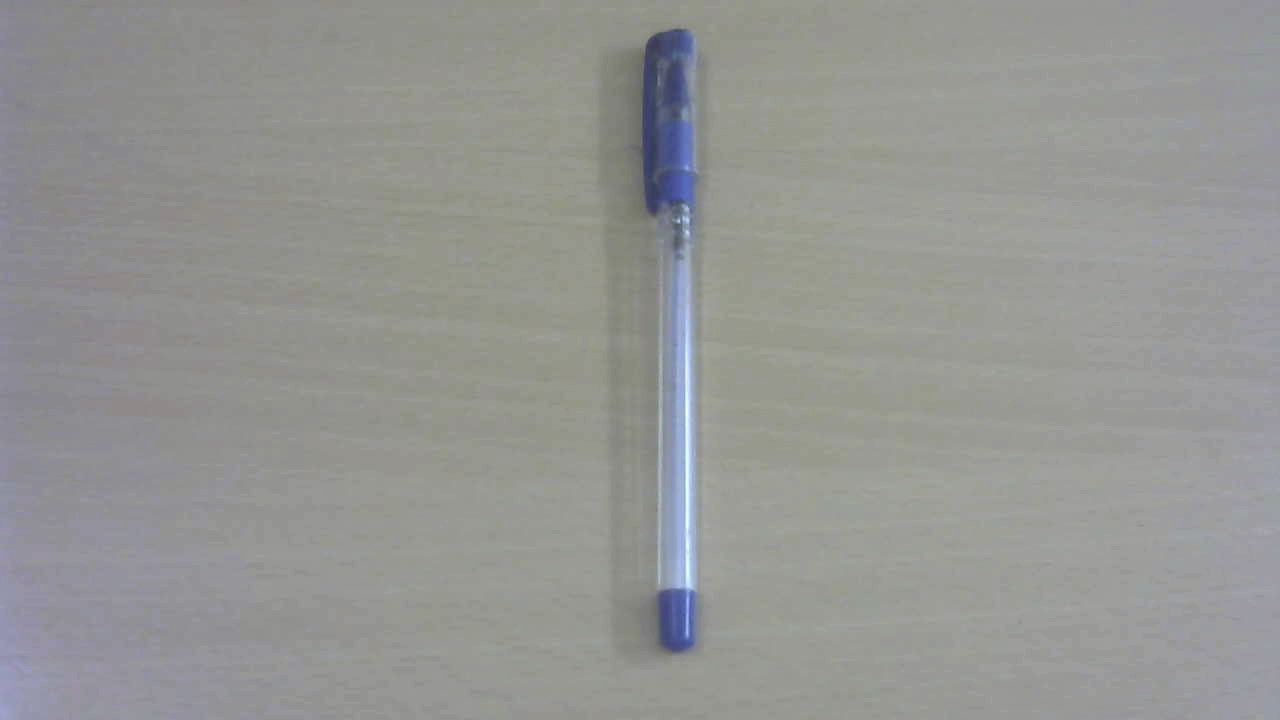
#> input picture Rover2019/Image Processing/Object Recognition/test1.jpg, 1280 x 720 px
$ python obj_rec_1.py
#> lines starting #> are read from the running program, lines starting #| are printed output that depends on the picture
import cv2
import numpy as np

image=cv2.imread('test1.jpg')
#> image is the input picture: shape (720, 1280, 3); mean B, G, R 147.3, 149.7, 148.7
gray=cv2.cvtColor(image,cv2.COLOR_BGR2GRAY)
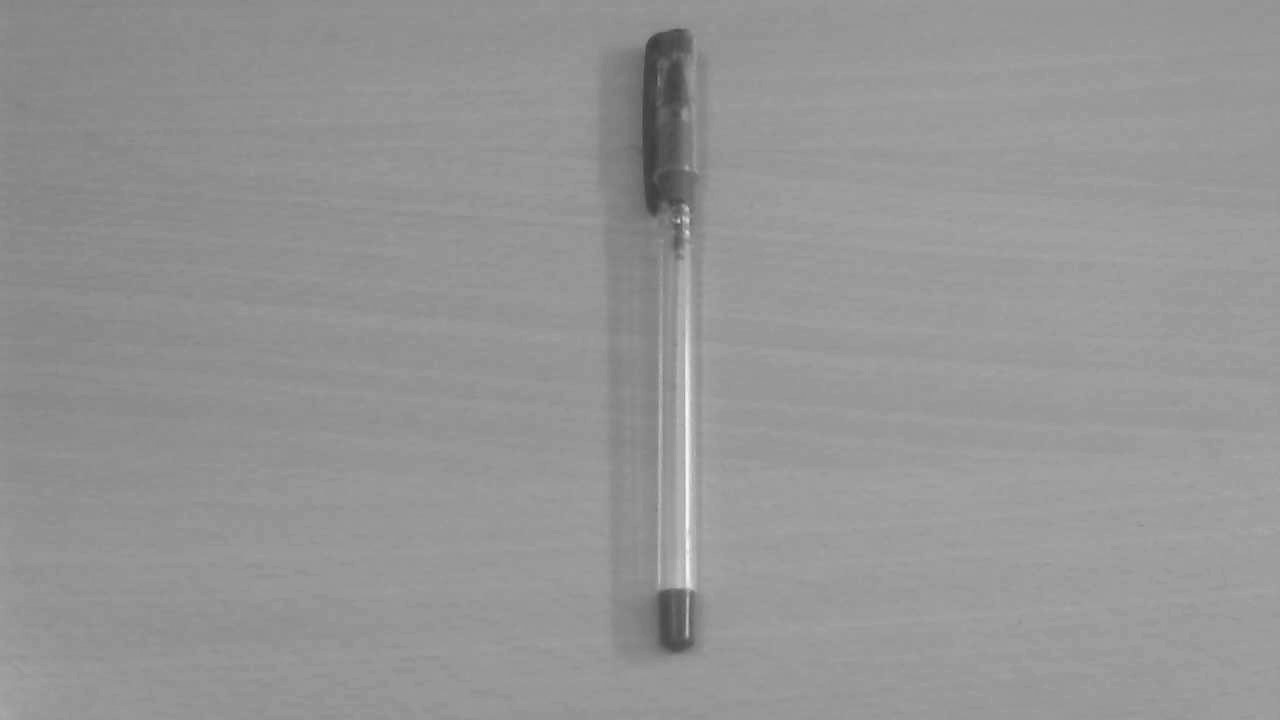
#> gray: shape (720, 1280); min 58, max 248, mean 149.2

orb=cv2.ORB_create(1000)

keypoints=orb.detect(gray,None)
#> keypoints = 111 keypoints; strongest (x, y, size): (678, 221, 31), (678, 220, 44.6), (684, 217, 44.6), (687, 582, 92.6)

keypoints,descriptors=orb.compute(gray,keypoints)
print("keypoints ="+str(len(keypoints)))
#| keypoints =111

imageTest=cv2.drawKeypoints(image,keypoints,flags=cv2.DRAW_MATCHES_FLAGS_DRAW_RICH_KEYPOINTS,outImage=image)
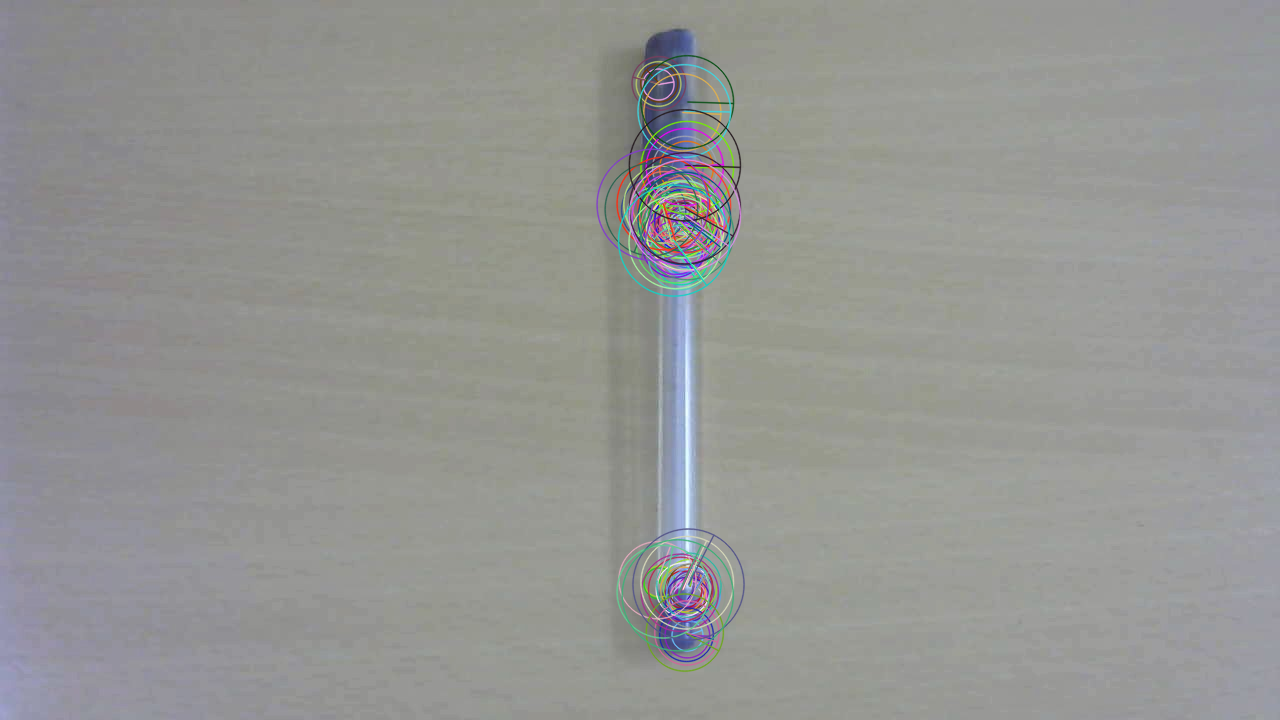
#> imageTest: shape (720, 1280, 3); mean B, G, R 147.1, 149.7, 148.9

cv2.imshow('Feature method : ORB',imageTest)
cv2.waitKey()
cv2.destroyAllWindows()

$ run again, with Rover2019/Image Processing/Object Recognition/test2.jpg copied over Rover2019/Image Processing/Object Recognition/test1.jpg
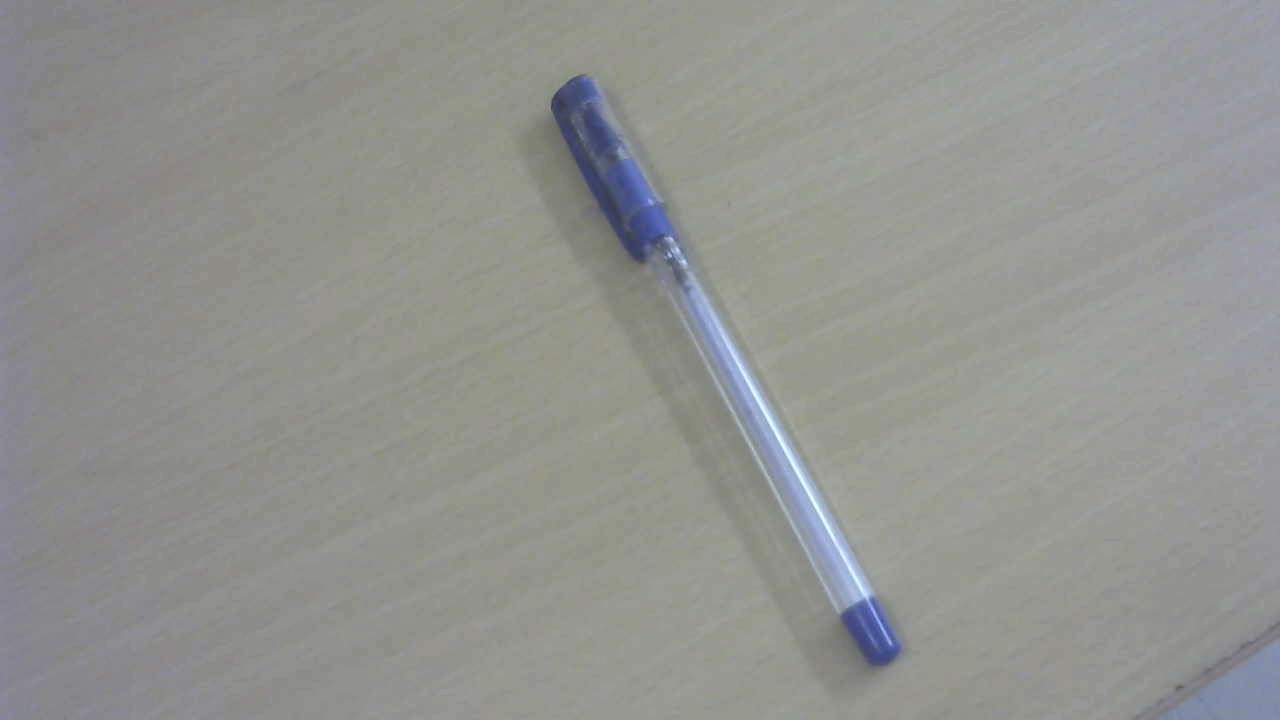
#> input picture Rover2019/Image Processing/Object Recognition/test2.jpg, 1280 x 720 px
#> image is the input picture: shape (720, 1280, 3); mean B, G, R 144.5, 147.6, 146.4
#> `gray=cv2.cvtColor(image,cv2.COLOR_BGR2GRAY)`:
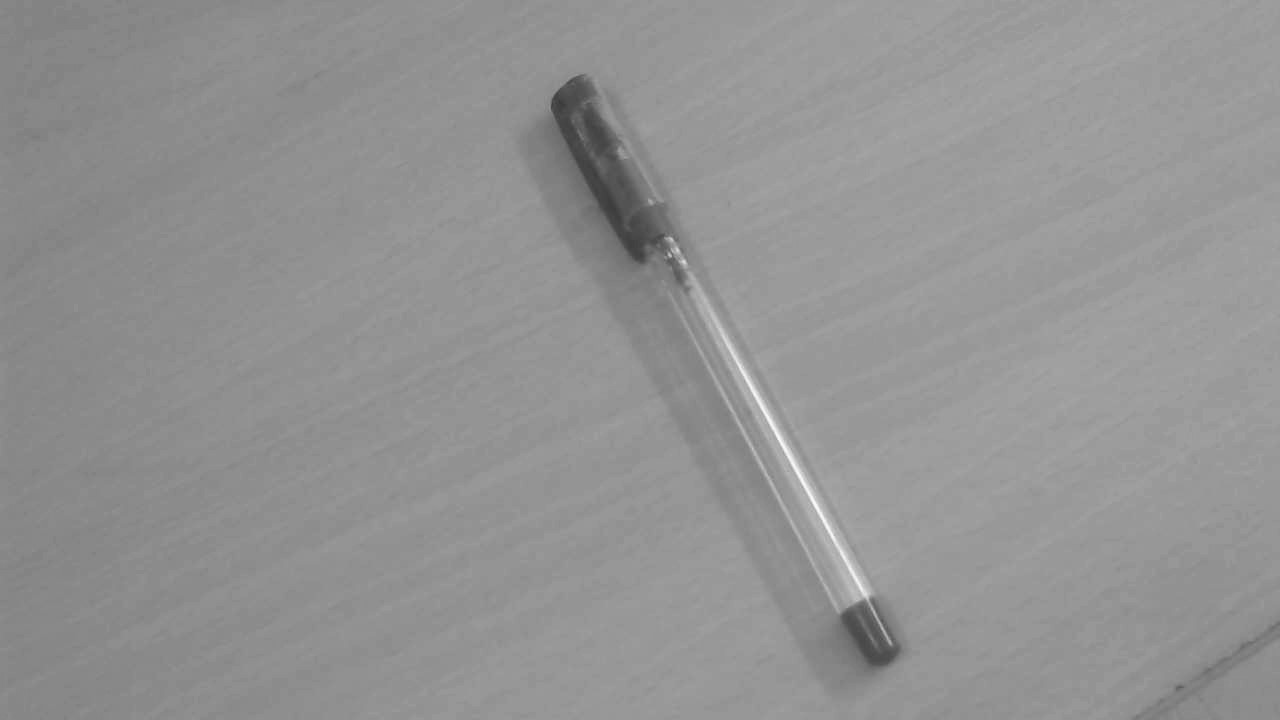
#> gray: shape (720, 1280); min 56, max 250, mean 147
#> keypoints = 154 keypoints; strongest (x, y, size): (670, 254, 37.2), (672, 254, 31), (863, 592, 77.1), (867, 598, 44.6)
#| keypoints =154
#> `imageTest=cv2.drawKeypoints(image,keypoints,flags=cv2.DRAW_MATCHES_FLA..`:
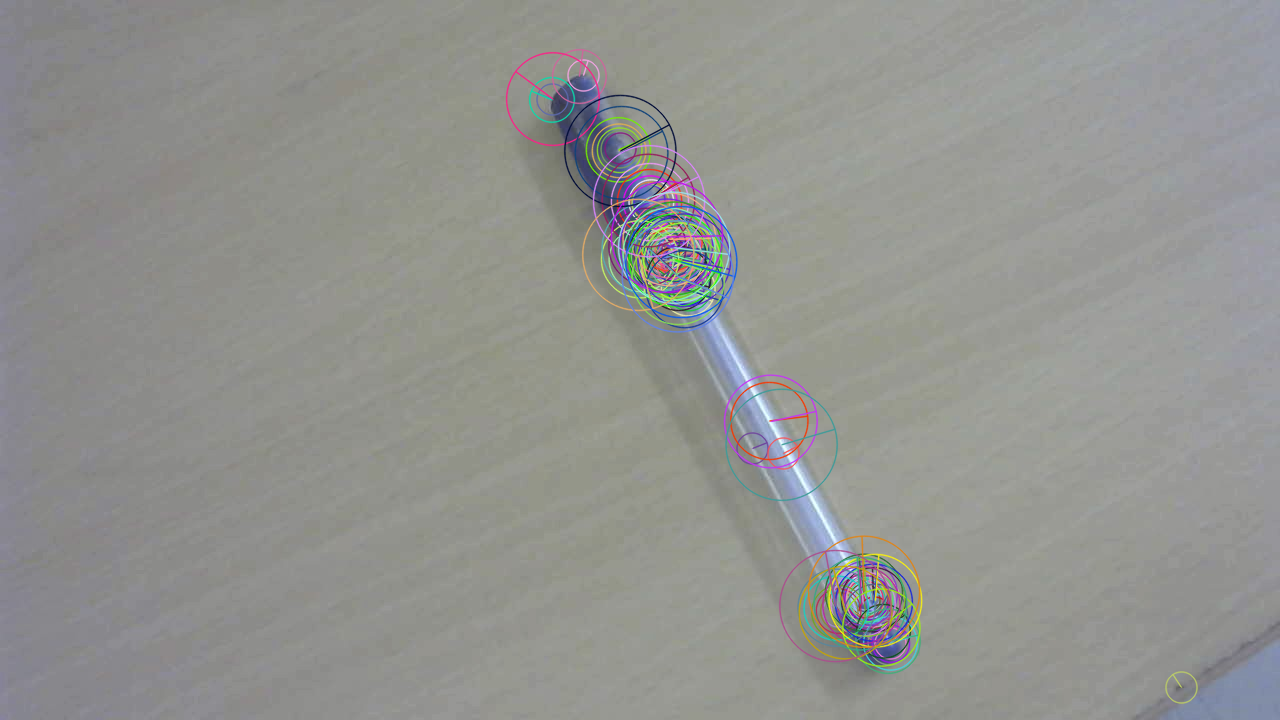
#> imageTest: shape (720, 1280, 3); mean B, G, R 144.1, 147.5, 146.7

$ run again, with Rover2019/Image Processing/Object Recognition/pentemplate2.jpg copied over Rover2019/Image Processing/Object Recognition/test1.jpg
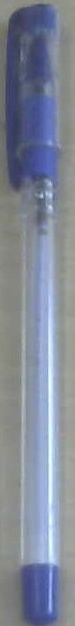
#> input picture Rover2019/Image Processing/Object Recognition/pentemplate2.jpg, 75 x 626 px
#> image is the input picture: shape (626, 75, 3); mean B, G, R 150.9, 135.7, 128.7
#> `gray=cv2.cvtColor(image,cv2.COLOR_BGR2GRAY)`:
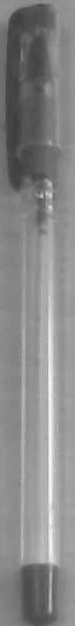
#> gray: shape (626, 75); min 60, max 248, mean 135.3
#> keypoints = 4 keypoints; (x, y, size): (41, 196, 31), (40, 199, 31), (39, 192, 31), (36, 194, 31)
#| keypoints =4

$ run again, with Rover2019/Image Processing/Object Recognition/test3 (1).jpg copied over Rover2019/Image Processing/Object Recognition/test1.jpg
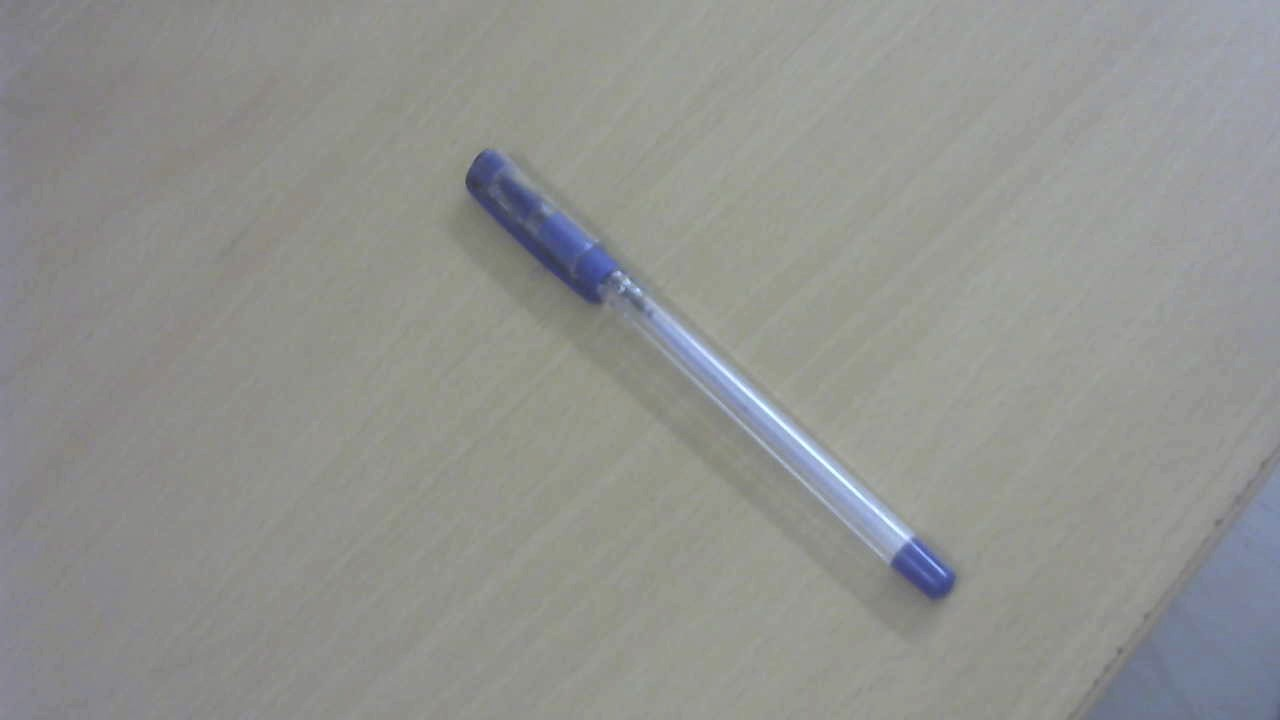
#> input picture Rover2019/Image Processing/Object Recognition/test3 (1).jpg, 1280 x 720 px
#> image is the input picture: shape (720, 1280, 3); mean B, G, R 143.8, 146.8, 145.5
#> `gray=cv2.cvtColor(image,cv2.COLOR_BGR2GRAY)`:
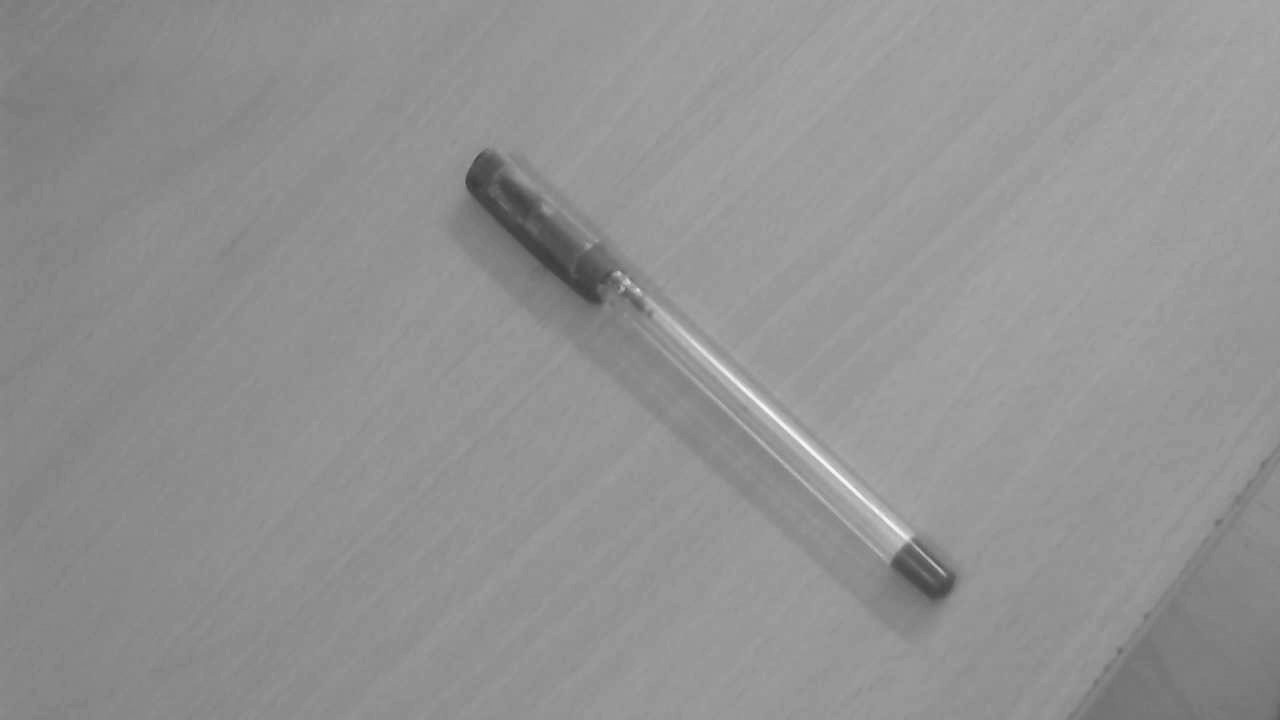
#> gray: shape (720, 1280); min 59, max 251, mean 146.1
#> keypoints = 118 keypoints; strongest (x, y, size): (905, 534, 92.6), (903, 534, 111.1), (904, 535, 64.3), (905, 537, 53.6)
#| keypoints =118
#> `imageTest=cv2.drawKeypoints(image,keypoints,flags=cv2.DRAW_MATCHES_FLA..`:
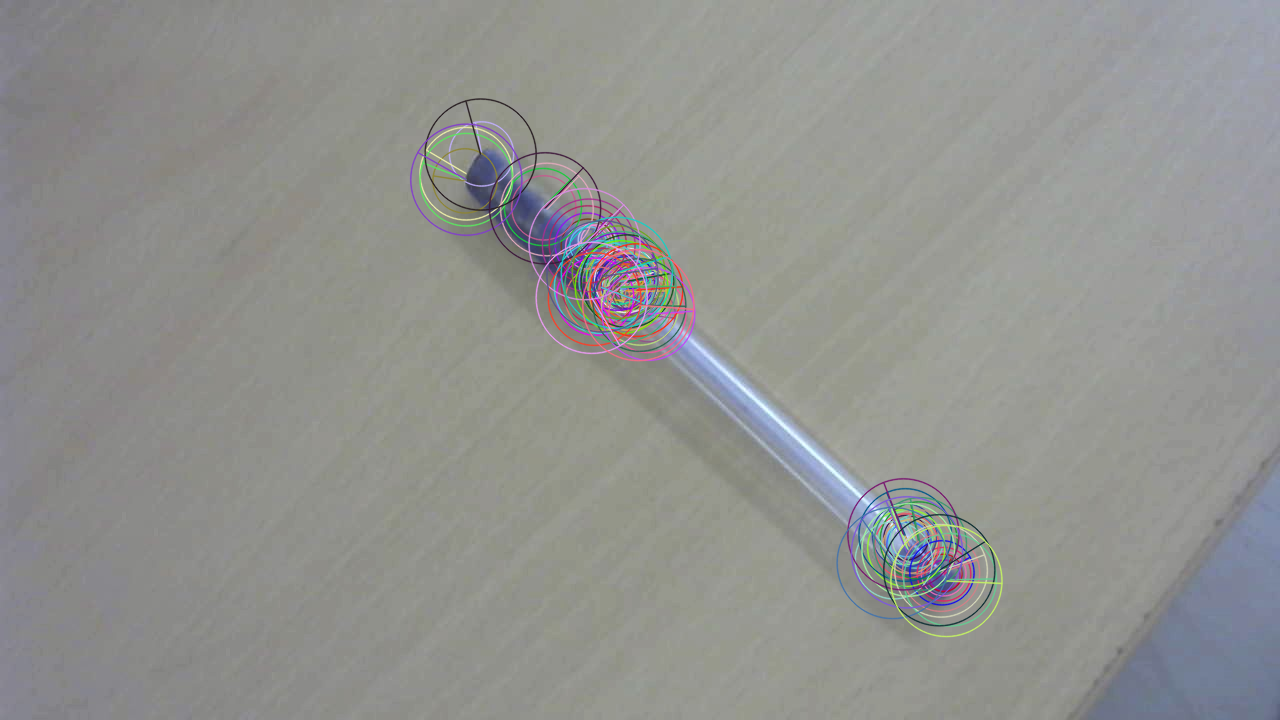
#> imageTest: shape (720, 1280, 3); mean B, G, R 143.7, 146.7, 145.7
